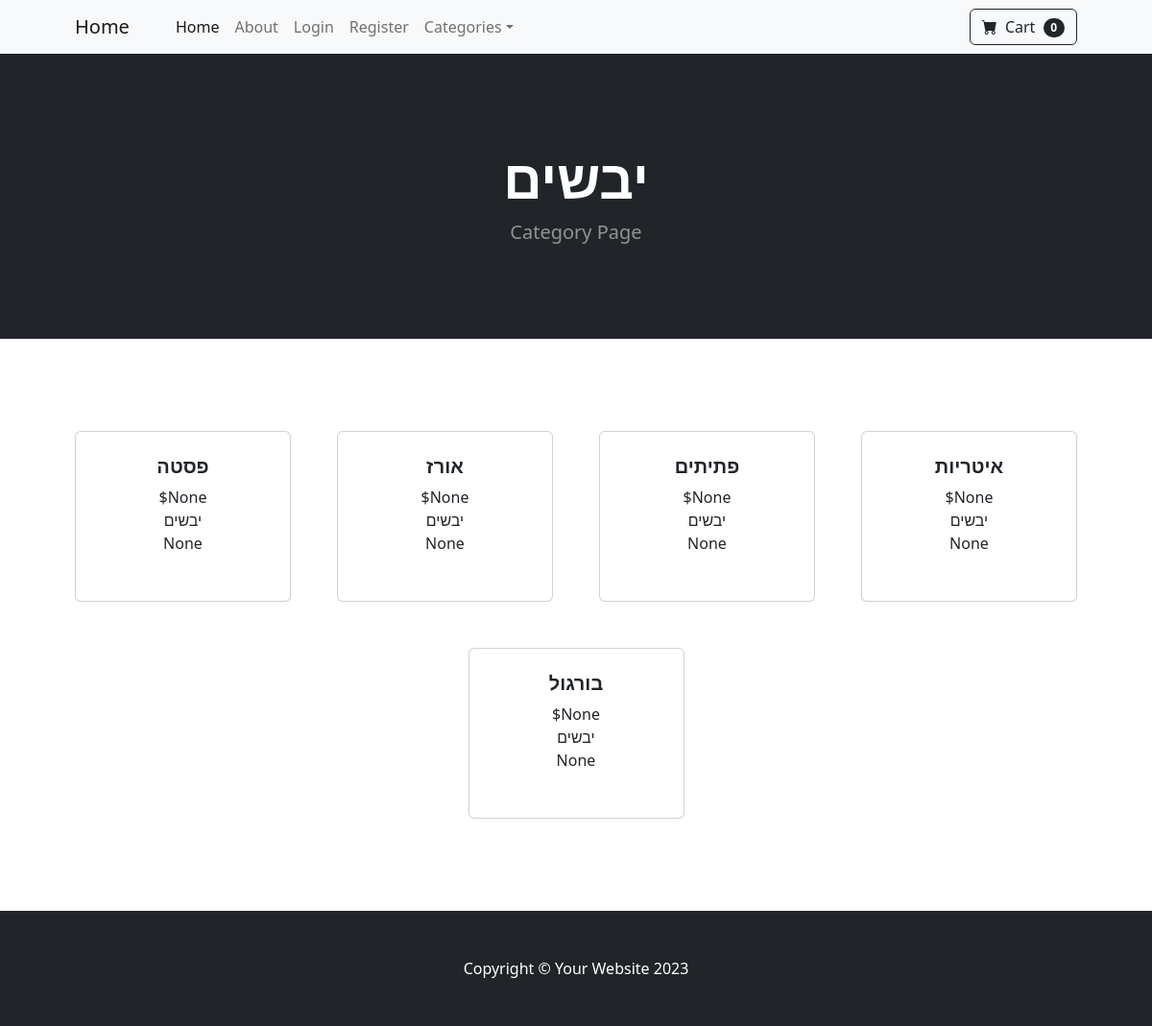
/category/יבשים, run on the app's committed database.
### tables this page shows
CREATE TABLE categories (
        id INTEGER PRIMARY KEY AUTOINCREMENT,
        name TEXT UNIQUE NOT NULL
    );

CREATE TABLE products (
        id INTEGER PRIMARY KEY AUTOINCREMENT,
        name TEXT NOT NULL,
        unit TEXT ,
        price REAL,
        category_id INTEGER,
        FOREIGN KEY (category_id) REFERENCES categories(id)
    );

### app.py (the view)
@app.route('/category/<category_name>')
def category_name(category_name):
    cat_items = database_read(f"select p.*,cat.name as catName from products p left JOIN categories  cat on category_id = cat.id where cat.name ='{category_name}';")
    return render_template('category.html', cat=category_name,cat_items=cat_items)

### HandelDB.py (called while the page is built)
def database_read(sql,data=None):
    connection = sqlite3.connect(database_filename)
    connection.row_factory = sqlite3.Row
    db = connection.cursor()
    if data:
         db.execute(sql, data)
    else:
         db.execute(sql)
    records = db.fetchall()
    rows = [dict(record) for record in records]
    db.close()
    connection.close()
    return rows

### app.py (called while the page is built)
@app.context_processor
def inject_user():
    return dict(user=flask_login.current_user)

@app.teardown_appcontext
def close_connection(exception):
    db = getattr(g, '_database', None)
    if db is not None:
        db.close()

### templates/category.html
{% extends 'base.html' %}
{% block content %}
        <header class="bg-dark py-5">
            <div class="container px-4 px-lg-5 my-5">
                <div class="text-center text-white">
                    <h1 class="display-4 fw-bolder">{{cat}}</h1>
                    <p class="lead fw-normal text-white-50 mb-0">Category Page</p>
                </div>
            </div>
        </header>
        <section class="py-5">
            <div class="container px-4 px-lg-5 mt-5">
                <div class="row gx-4 gx-lg-5 row-cols-2 row-cols-md-3 row-cols-xl-4 justify-content-center">
                    {%for product in cat_items%}
                    <div class="col mb-5">
                        <div class="card h-100">
                            <div class="card-body p-4">
                                <div class="text-center">
                                    <h5 class="fw-bolder">{{product.name}}</h5>
                                    ${{product.price}}
                                    <br>
                                    {{product.catName}}
                                    <br>
                                    {{product.unit}}
                                </div>
                            </div>
                            <div class="card-footer p-4 pt-0 border-top-0 bg-transparent">
                            </div>
                        </div>
                    </div>
                    {% endfor%}
                </div>
            </div>
        </section>
    {% endblock %}

### data on the page
categories: name "יבשים"
products: name "פסטה", price "None", catName "יבשים", unit "None"
products: name "אורז", price "None", catName "יבשים", unit "None"
products: name "פתיתים", price "None", catName "יבשים", unit "None"
products: name "איטריות", price "None", catName "יבשים", unit "None"
products: name "בורגול", price "None", catName "יבשים", unit "None"
